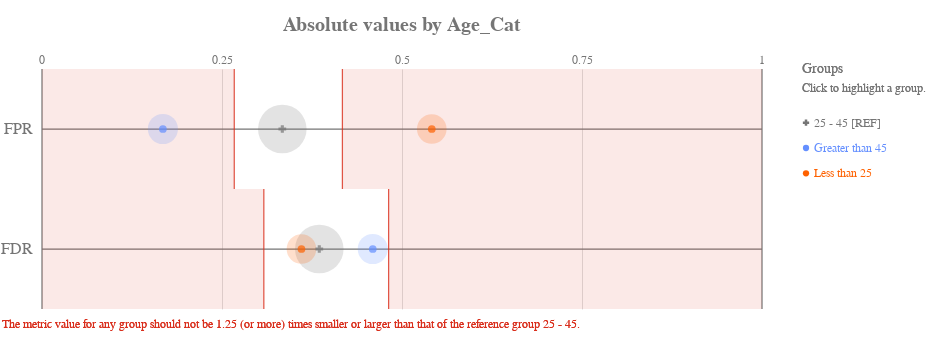

The cell this chart's notebook holds for it:
### Markdown cell above
Compruebe cómo se asigna el umbral de equidad a los valores absolutos de cada métrica:

### Code cell
ap.absolute(bdf, metrics, 'age_cat', fairness_threshold = disparity_tolerance)

### Figure 1 — Vega-Lite specification as saved in the notebook (floating-point values rounded to 4 significant figures)
{"config": {"view": {"continuousWidth": 400, "continuousHeight": 300, "strokeWidth": 0}, "axisLeft": {"labelColor": "rgb(117,117,117)", "labelFont": "Arial", "labelFontSize": 16}, "title": {"align": "center", "baseline": "middle", "color": "rgb(117,117,117)", "font": "Arial", "fontSize": 20, "fontWeight": "bold"}}, "layer": [{"data": {"name": "data-22e37ecfbb523156dad3ffdb726c704c"}, "mark": {"type": "rule", "stroke": "rgb(117,117,117)", "strokeWidth": 1.25, "tooltip": ""}, "encoding": {"x": {"type": "quantitative", "field": "start", "scale": {"domain": [0, 1], "range": [40.0, 760.0]}}, "x2": {"field": "end"}, "y": {"type": "nominal", "axis": {"domain": false, "labelAngle": 0, "labelPadding": -30, "orient": "left", "ticks": false, "title": ""}, "field": "y_position", "scale": {"domain": ["FPR", "FDR"], "range": [30.0, 270.0]}}}}, {"data": {"name": "data-6cfe259518f6c7b358d8f836a73e6b7f"}, "mark": {"type": "rule", "stroke": "rgb(117,117,117)", "strokeWidth": 1.25, "tooltip": ""}, "encoding": {"x": {"type": "quantitative", "field": "x_position", "scale": {"domain": [0, 1], "range": [40.0, 760.0]}}, "y": {"value": 30.0}, "y2": {"value": 270.0}}}, {"data": {"name": "data-60ed1133fa688d151d36705a369482e0"}, "mark": {"type": "text", "align": "center", "color": "rgb(117,117,117)", "font": "Arial", "fontSize": 12, "fontWeight": "normal", "tooltip": ""}, "encoding": {"text": {"type": "nominal", "field": "value"}, "x": {"type": "quantitative", "field": "value", "scale": {"domain": [0, 1], "range": [40.0, 760.0]}}, "y": {"value": 21.0}}}, {"layer": [{"mark": {"type": "rect", "opacity": 0.8, "stroke": "rgb(217, 46, 28)", "strokeWidth": 1.25, "tooltip": ""}, "encoding": {"x": {"type": "quantitative", "field": "lower_threshold_value", "scale": {"domain": [0, 1], "range": [40.0, 760.0]}}, "x2": {"field": "lower_threshold_value"}, "y": {"type": "nominal", "axis": {"domain": false, "grid": false, "labels": false, "ticks": false, "title": " "}, "field": "metric", "scale": {"domain": ["FPR", "FDR"], "range": [30.0, 270.0]}}}}, {"mark": {"type": "rect", "opacity": 0.8, "stroke": "rgb(217, 46, 28)", "strokeWidth": 1.25, "tooltip": ""}, "encoding": {"x": {"type": "quantitative", "field": "upper_threshold_value", "scale": {"domain": [0, 1], "range": [40.0, 760.0]}}, "x2": {"field": "upper_threshold_value"}, "y": {"type": "nominal", "axis": {"domain": false, "grid": false, "labels": false, "ticks": false, "title": " "}, "field": "metric", "scale": {"domain": ["FPR", "FDR"], "range": [30.0, 270.0]}}}}, {"layer": [{"mark": {"type": "rect", "fill": "rgb(217, 46, 28)", "opacity": 0.1, "tooltip": ""}, "encoding": {"x": {"type": "quantitative", "field": "lower_threshold_value", "scale": {"domain": [0, 1], "range": [40.0, 760.0]}}, "x2": {"field": "lower_end"}, "y": {"type": "nominal", "axis": {"domain": false, "grid": false, "labels": false, "ticks": false, "title": " "}, "field": "metric", "scale": {"domain": ["FPR", "FDR"], "range": [30.0, 270.0]}}}}, {"mark": {"type": "rect", "fill": "rgb(217, 46, 28)", "opacity": 0.1, "tooltip": ""}, "encoding": {"x": {"type": "quantitative", "field": "upper_threshold_value", "scale": {"domain": [0, 1], "range": [40.0, 760.0]}}, "x2": {"field": "upper_end"}, "y": {"type": "nominal", "axis": {"domain": false, "grid": false, "labels": false, "ticks": false, "title": " "}, "field": "metric", "scale": {"domain": ["FPR", "FDR"], "range": [30.0, 270.0]}}}}]}, {"data": {"name": "data-79dd248bdaa0ea02c535240e8ad022c8"}, "mark": {"type": "text", "align": "left", "baseline": "top", "fill": "rgb(217, 46, 28)", "font": "Arial", "fontSize": 12, "fontWeight": "normal", "tooltip": ""}, "encoding": {"text": {"value": "The metric value for any group should not be 1.25 (or more) times smaller or larger than that of the reference group 25 - 45."}, "x": {"value": 0}, "y": {"value": 280.0}}}], "data": {"name": "data-3d6ca6dc45f3fab52b0dad5a064e3218"}}, {"layer": [{"mark": "circle"}, {"data": {"name": "data-c5fcec4d0b05c4530fe149fbb967fb54"}, "mark": {"type": "circle", "opacity": 0.2}, "encoding": {"color": {"condition": {"type": "nominal", "field": "attribute_value", "legend": null, "scale": {"domain": ["25 - 45", "Greater than 45", "Less than 25"], "range": ["rgb(117,117,117)", "rgb(100, 143, 255)", "rgb(254, 97, 0)", "rgb(220, 38, 127)", "rgb(255, 176, 0)", "rgb(120, 94, 240)"]}, "selection": "selector031"}, "value": "rgb(224,224,224)"}, "size": {"type": "quantitative", "field": "group_size", "legend": null, "scale": {"domain": [0, 4931.0], "range": [0, 2827.0]}}, "tooltip": [{"type": "nominal", "field": "attribute_value", "title": "Group"}, {"type": "nominal", "field": "tooltip_group_size", "title": "Group Size"}, {"type": "nominal", "field": "tooltip_disparity_explanation_fpr", "title": "Disparity"}, {"type": "quantitative", "field": "fpr", "format": ".2f", "title": "FPR"}], "x": {"type": "quantitative", "axis": {"domain": false, "labels": false, "ticks": false, "title": null, "values": [0.25, 0.5, 0.75]}, "field": "fpr", "scale": {"domain": [0, 1], "range": [40.0, 760.0]}}, "y": {"type": "nominal", "axis": {"domain": false, "grid": false, "labels": false, "ticks": false, "title": " "}, "field": "metric_variable", "scale": {"domain": ["FPR", "FDR"], "range": [30.0, 270.0]}}}, "selection": {"selector033": {"type": "multi", "empty": "all", "fields": ["attribute_value"]}}, "transform": [{"calculate": "'FPR'", "as": "metric_variable"}]}, {"data": {"name": "data-c5fcec4d0b05c4530fe149fbb967fb54"}, "mark": {"type": "circle", "opacity": 0.2}, "encoding": {"color": {"condition": {"type": "nominal", "field": "attribute_value", "legend": null, "scale": {"domain": ["25 - 45", "Greater than 45", "Less than 25"], "range": ["rgb(117,117,117)", "rgb(100, 143, 255)", "rgb(254, 97, 0)", "rgb(220, 38, 127)", "rgb(255, 176, 0)", "rgb(120, 94, 240)"]}, "selection": "selector031"}, "value": "rgb(224,224,224)"}, "size": {"type": "quantitative", "field": "group_size", "legend": null, "scale": {"domain": [0, 4931.0], "range": [0, 2827.0]}}, "tooltip": [{"type": "nominal", "field": "attribute_value", "title": "Group"}, {"type": "nominal", "field": "tooltip_group_size", "title": "Group Size"}, {"type": "nominal", "field": "tooltip_disparity_explanation_fdr", "title": "Disparity"}, {"type": "quantitative", "field": "fdr", "format": ".2f", "title": "FDR"}], "x": {"type": "quantitative", "axis": {"domain": false, "labels": false, "ticks": false, "title": null, "values": [0.25, 0.5, 0.75]}, "field": "fdr", "scale": {"domain": [0, 1], "range": [40.0, 760.0]}}, "y": {"type": "nominal", "axis": {"domain": false, "grid": false, "labels": false, "ticks": false, "title": " "}, "field": "metric_variable", "scale": {"domain": ["FPR", "FDR"], "range": [30.0, 270.0]}}}, "selection": {"selector035": {"type": "multi", "empty": "all", "fields": ["attribute_value"]}}, "transform": [{"calculate": "'FDR'", "as": "metric_variable"}]}, {"layer": [{"mark": "point"}, {"data": {"name": "data-c5fcec4d0b05c4530fe149fbb967fb54"}, "mark": {"type": "point", "filled": true, "size": 60}, "encoding": {"color": {"condition": {"type": "nominal", "field": "attribute_value", "legend": null, "scale": {"domain": ["25 - 45", "Greater than 45", "Less than 25"], "range": ["rgb(117,117,117)", "rgb(100, 143, 255)", "rgb(254, 97, 0)", "rgb(220, 38, 127)", "rgb(255, 176, 0)", "rgb(120, 94, 240)"]}, "selection": "selector031"}, "value": "rgb(224,224,224)"}, "shape": {"type": "nominal", "field": "attribute_value", "legend": null, "scale": {"domain": ["25 - 45", "Greater than 45", "Less than 25"], "range": ["cross", "circle", "circle"]}}, "tooltip": [{"type": "nominal", "field": "attribute_value", "title": "Group"}, {"type": "nominal", "field": "tooltip_group_size", "title": "Group Size"}, {"type": "nominal", "field": "tooltip_disparity_explanation_fpr", "title": "Disparity"}, {"type": "quantitative", "field": "fpr", "format": ".2f", "title": "FPR"}], "x": {"type": "quantitative", "axis": {"domain": false, "labels": false, "ticks": false, "title": null, "values": [0.25, 0.5, 0.75]}, "field": "fpr", "scale": {"domain": [0, 1], "range": [40.0, 760.0]}}, "y": {"type": "nominal", "axis": {"domain": false, "grid": false, "labels": false, "ticks": false, "title": " "}, "field": "metric_variable", "scale": {"domain": ["FPR", "FDR"], "range": [30.0, 270.0]}}}, "selection": {"selector032": {"type": "multi", "empty": "all", "fields": ["attribute_value"]}}, "transform": [{"calculate": "'FPR'", "as": "metric_variable"}]}, {"data": {"name": "data-c5fcec4d0b05c4530fe149fbb967fb54"}, "mark": {"type": "point", "filled": true, "size": 60}, "encoding": {"color": {"condition": {"type": "nominal", "field": "attribute_value", "legend": null, "scale": {"domain": ["25 - 45", "Greater than 45", "Less than 25"], "range": ["rgb(117,117,117)", "rgb(100, 143, 255)", "rgb(254, 97, 0)", "rgb(220, 38, 127)", "rgb(255, 176, 0)", "rgb(120, 94, 240)"]}, "selection": "selector031"}, "value": "rgb(224,224,224)"}, "shape": {"type": "nominal", "field": "attribute_value", "legend": null, "scale": {"domain": ["25 - 45", "Greater than 45", "Less than 25"], "range": ["cross", "circle", "circle"]}}, "tooltip": [{"type": "nominal", "field": "attribute_value", "title": "Group"}, {"type": "nominal", "field": "tooltip_group_size", "title": "Group Size"}, {"type": "nominal", "field": "tooltip_disparity_explanation_fdr", "title": "Disparity"}, {"type": "quantitative", "field": "fdr", "format": ".2f", "title": "FDR"}], "x": {"type": "quantitative", "axis": {"domain": false, "labels": false, "ticks": false, "title": null, "values": [0.25, 0.5, 0.75]}, "field": "fdr", "scale": {"domain": [0, 1], "range": [40.0, 760.0]}}, "y": {"type": "nominal", "axis": {"domain": false, "grid": false, "labels": false, "ticks": false, "title": " "}, "field": "metric_variable", "scale": {"domain": ["FPR", "FDR"], "range": [30.0, 270.0]}}}, "selection": {"selector034": {"type": "multi", "empty": "all", "fields": ["attribute_value"]}}, "transform": [{"calculate": "'FDR'", "as": "metric_variable"}]}]}]}, {"layer": [{"mark": {"type": "point", "filled": true, "opacity": 1, "size": 39.48}, "encoding": {"color": {"condition": {"type": "nominal", "field": "attribute_value", "legend": null, "scale": {"domain": ["25 - 45", "Greater than 45", "Less than 25"], "range": ["rgb(117,117,117)", "rgb(100, 143, 255)", "rgb(254, 97, 0)", "rgb(220, 38, 127)", "rgb(255, 176, 0)", "rgb(120, 94, 240)"]}, "selection": "selector031"}, "value": "rgb(224,224,224)"}, "shape": {"type": "nominal", "field": "attribute_value", "legend": null, "scale": {"domain": ["25 - 45", "Greater than 45", "Less than 25"], "range": ["cross", "circle", "circle"]}}, "x": {"value": 804}, "y": {"type": "nominal", "axis": {"domain": false, "grid": false, "labels": false, "ticks": false, "title": " "}, "field": "attribute_value", "scale": {"domain": ["25 - 45", "Greater than 45", "Less than 25"], "range": [71, 147]}}}, "selection": {"selector031": {"type": "multi", "empty": "all", "fields": ["attribute_value"]}}}, {"mark": {"type": "text", "align": "left", "baseline": "middle", "font": "Arial", "fontSize": 12, "fontWeight": "normal"}, "encoding": {"color": {"condition": {"type": "nominal", "field": "attribute_value", "legend": null, "scale": {"domain": ["25 - 45", "Greater than 45", "Less than 25"], "range": ["rgb(117,117,117)", "rgb(100, 143, 255)", "rgb(254, 97, 0)", "rgb(220, 38, 127)", "rgb(255, 176, 0)", "rgb(120, 94, 240)"]}, "selection": "selector031"}, "value": "rgb(224,224,224)"}, "text": {"type": "nominal", "field": "label"}, "x": {"value": 812}, "y": {"type": "nominal", "axis": {"domain": false, "grid": false, "labels": false, "ticks": false, "title": " "}, "field": "attribute_value", "scale": {"domain": ["25 - 45", "Greater than 45", "Less than 25"], "range": [71, 147]}}}, "selection": {"selector036": {"type": "multi", "empty": "all", "fields": ["attribute_value"]}}}, {"data": {"name": "data-79dd248bdaa0ea02c535240e8ad022c8"}, "mark": {"type": "text", "align": "left", "baseline": "middle", "color": "rgb(117,117,117)", "font": "Arial", "fontSize": 12, "fontWeight": "normal"}, "encoding": {"text": {"value": "Click to highlight a group."}, "x": {"value": 800}, "y": {"value": 49}}}, {"data": {"name": "data-79dd248bdaa0ea02c535240e8ad022c8"}, "mark": {"type": "text", "align": "left", "baseline": "middle", "color": "rgb(117,117,117)", "font": "Arial", "fontSize": 14, "fontWeight": "normal"}, "encoding": {"text": {"value": "Groups"}, "x": {"value": 800}, "y": {"value": 30}}}], "data": {"name": "data-8ae729f79f224d7c661f39ca30ebb19e"}}], "height": 300, "padding": {"top": 15, "bottom": 10}, "resolve": {"scale": {"size": "independent", "y": "independent"}}, "title": "Absolute values by Age_Cat", "width": 800, "$schema": "https://vega.github.io/schema/vega-lite/v4.8.1.json", "datasets": {"data-22e37ecfbb523156dad3ffdb726c704c": [{"y_position": "FPR", "start": 0, "end": 1}, {"y_position": "FDR", "start": 0, "end": 1}], "data-6cfe259518f6c7b358d8f836a73e6b7f": [{"x_position": 0}, {"x_position": 1}], "data-60ed1133fa688d151d36705a369482e0": [{"value": 0.0}, {"value": 0.25}, {"value": 0.5}, {"value": 0.75}, {"value": 1.0}], "data-3d6ca6dc45f3fab52b0dad5a064e3218": [{"lower_end": 0, "upper_end": 1, "lower_threshold_value": 0.267, "upper_threshold_value": 0.4172, "metric": "FPR"}, {"lower_end": 0, "upper_end": 1, "lower_threshold_value": 0.3081, "upper_threshold_value": 0.4814, "metric": "FDR"}], "data-79dd248bdaa0ea02c535240e8ad022c8": [{"a": 1, "b": 0}, {"a": 1, "b": 0}], "data-c5fcec4d0b05c4530fe149fbb967fb54": [{"attribute_name": "age_cat", "attribute_value": "25 - 45", "group_size": 4109, "total_entities": 7214, "fpr": 0.3338, "fdr": 0.3851, "fpr_disparity": 1.0, "fdr_disparity": 1.0, "fpr_disparity_scaled": 0.0, "fdr_disparity_scaled": 0.0, "tooltip_group_size": "4,109 (56.96%)", "tooltip_disparity_explanation_fpr": "Reference group", "tooltip_disparity_explanation_fdr": "Reference group"}, {"attribute_name": "age_cat", "attribute_value": "Greater than 45", "group_size": 1576, "total_entities": 7214, "fpr": 0.1679, "fdr": 0.4594, "fpr_disparity": 0.503, "fdr_disparity": 1.193, "fpr_disparity_scaled": -0.9879, "fdr_disparity_scaled": 0.1928, "tooltip_group_size": "1,576 (21.85%)", "tooltip_disparity_explanation_fpr": "1.99 times smaller FPR than the reference group", "tooltip_disparity_explanation_fdr": "1.19 times larger FDR than the reference group"}, {"attribute_name": "age_cat", "attribute_value": "Less than 25", "group_size": 1529, "total_entities": 7214, "fpr": 0.5414, "fdr": 0.3604, "fpr_disparity": 1.622, "fdr_disparity": 0.9357, "fpr_disparity_scaled": 0.6219, "fdr_disparity_scaled": -0.06875, "tooltip_group_size": "1,529 (21.19%)", "tooltip_disparity_explanation_fpr": "1.62 times larger FPR than the reference group", "tooltip_disparity_explanation_fdr": "1.07 times smaller FDR than the reference group"}], "data-8ae729f79f224d7c661f39ca30ebb19e": [{"attribute_value": "25 - 45", "label": "25 - 45 [REF]"}, {"attribute_value": "Greater than 45", "label": "Greater than 45"}, {"attribute_value": "Less than 25", "label": "Less than 25"}]}}
